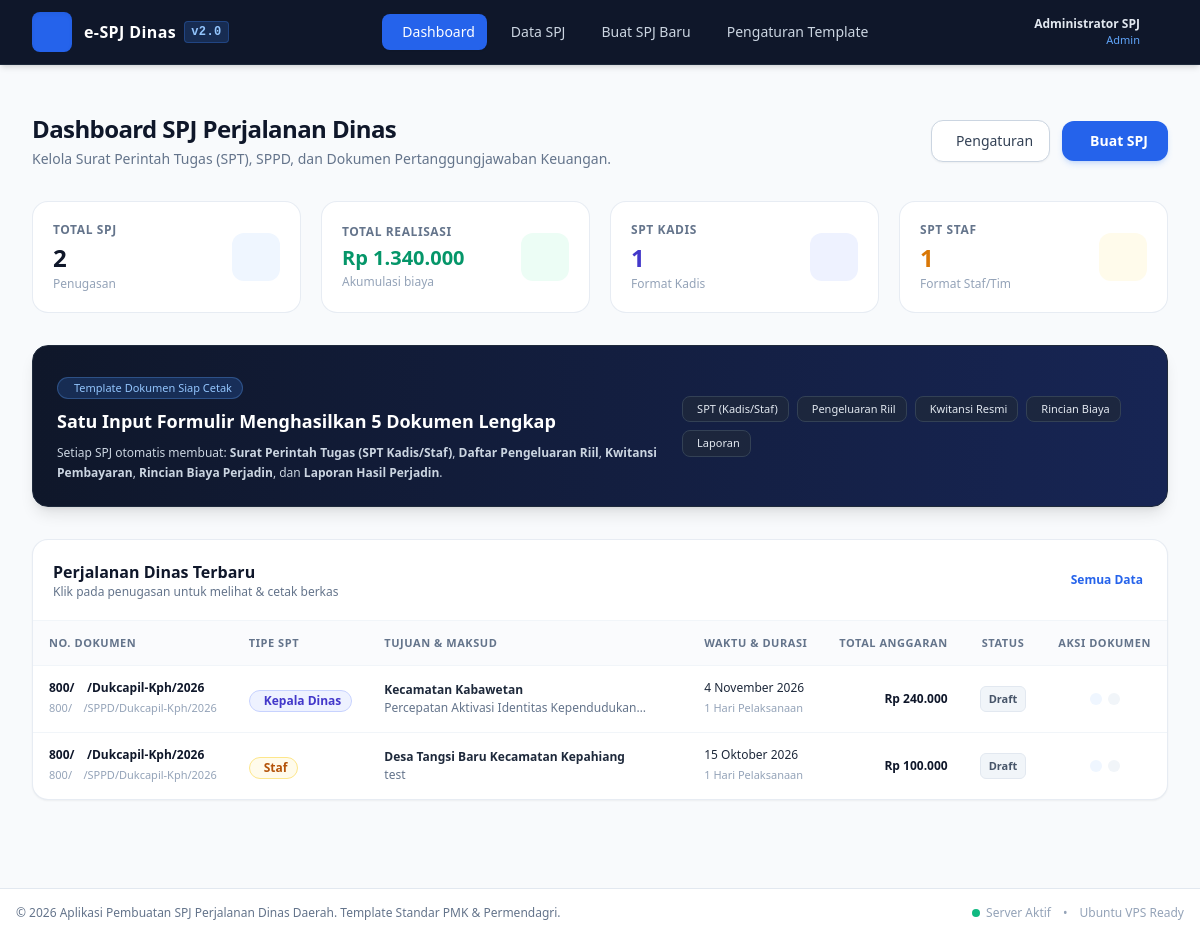
Page / (signed in) on the earlier database version.
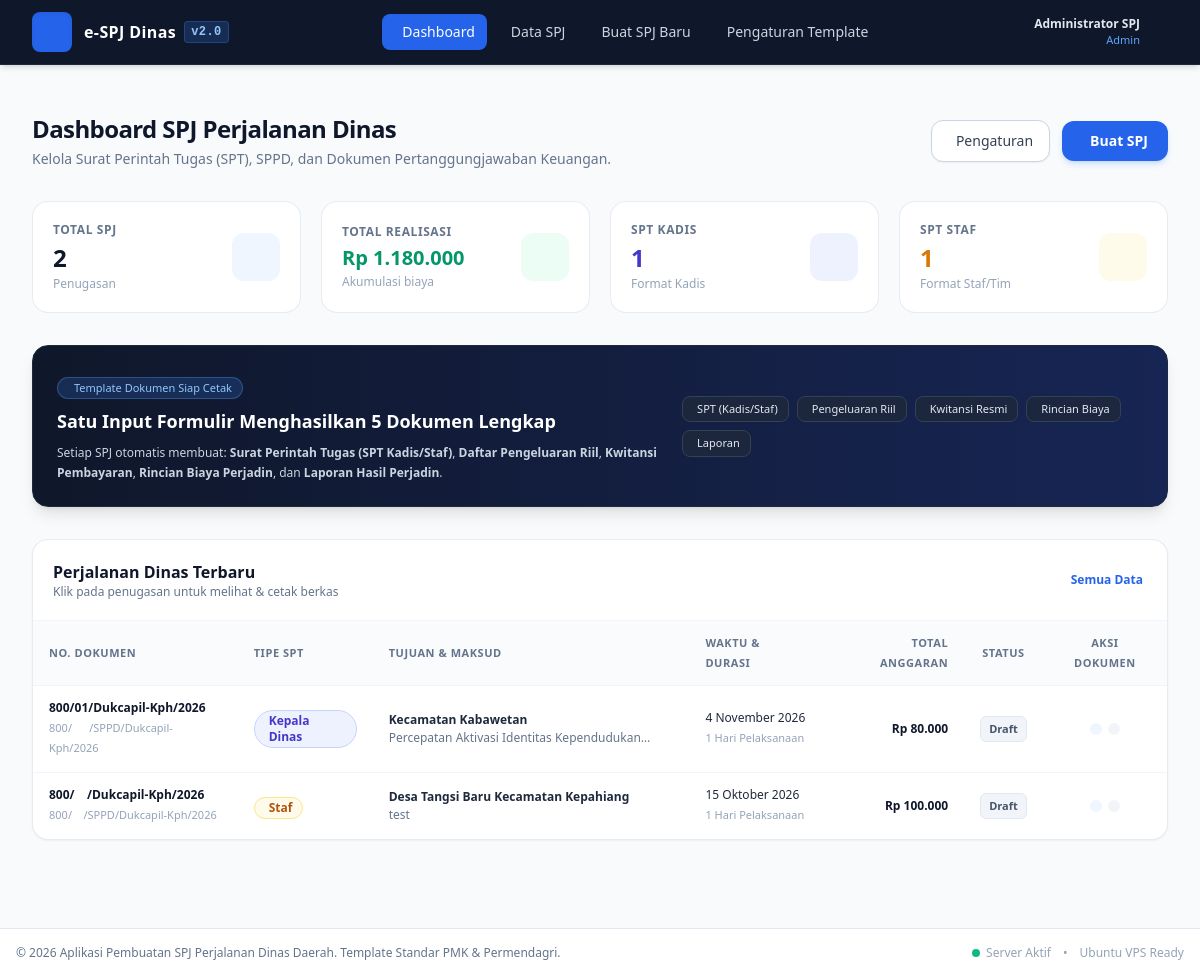
Same page on the later database version.
### tables this page shows
CREATE TABLE spj (
        id INTEGER PRIMARY KEY AUTOINCREMENT,
        nomor_spt TEXT,
        nomor_sppd TEXT,
        jenis_spt TEXT DEFAULT 'staf', -- 'kadis' or 'staf'
        tujuan TEXT NOT NULL,
        instansi_tujuan TEXT,
        maksud TEXT NOT NULL,
        dasar_hukum TEXT,
        tanggal_berangkat DATE NOT NULL,
        tanggal_pulang DATE NOT NULL,
        lama_hari INTEGER DEFAULT 1,
        tempat_berangkat TEXT DEFAULT 'Tempat Kedudukan',
        angkutan TEXT DEFAULT 'Pesawat Udara',
        mata_anggaran TEXT DEFAULT '5.1.02.04.01.0001 (Belanja Perjalanan Dinas Biasa)',
        status TEXT DEFAULT 'Draft', -- 'Draft', 'Disetujui', 'Selesai'
        created_at TIMESTAMP DEFAULT CURRENT_TIMESTAMP,
        updated_at TIMESTAMP DEFAULT CURRENT_TIMESTAMP
    , spt_penandatangan_nama TEXT, spt_penandatangan_nip TEXT, spt_penandatangan_pangkat TEXT, spt_penandatangan_jabatan TEXT, spt_penandatangan_an TEXT, tanggal_spt DATE);

### app.py (the view)
@app.route('/')
@login_required
def dashboard():
    conn = get_db()
    total_spj = conn.execute('SELECT COUNT(*) as c FROM spj').fetchone()['c']
    spj_kadis = conn.execute("SELECT COUNT(*) as c FROM spj WHERE jenis_spt = 'kadis'").fetchone()['c']
    spj_staf = conn.execute("SELECT COUNT(*) as c FROM spj WHERE jenis_spt = 'staf'").fetchone()['c']
    total_biaya_row = conn.execute('SELECT SUM(total) as s FROM spj_biaya').fetchone()
    total_biaya = total_biaya_row['s'] if total_biaya_row and total_biaya_row['s'] else 0
    recent_rows = conn.execute('''
        SELECT s.*,
            COALESCE((SELECT SUM(b.total) FROM spj_biaya b WHERE b.spj_id = s.id), 0) as total_biaya
        FROM spj s
        ORDER BY s.id DESC
        LIMIT 6
    ''').fetchall()
    conn.close()
    return render_template('dashboard.html',
        total_spj=total_spj,
        spj_kadis=spj_kadis,
        spj_staf=spj_staf,
        total_biaya=total_biaya,
        recent_spj=recent_rows
    )

### app.py (called while the page is built)
@app.context_processor
def inject_pegawai_list():
    return dict(pegawai_list=get_pegawai_list())

def login_required(f):
    @wraps(f)
    def decorated_function(*args, **kwargs):
        if 'user_id' not in session:
            flash('Silakan masuk (login) terlebih dahulu untuk mengakses sistem.', 'warning')
            return redirect(url_for('login', next=request.url))
        return f(*args, **kwargs)
    return decorated_function

### database.py (called while the page is built)
def get_db():
    conn = sqlite3.connect(DB_PATH)
    conn.row_factory = sqlite3.Row
    return conn

def get_pegawai_list():
    conn = get_db()
    rows = conn.execute('SELECT * FROM pegawai ORDER BY id ASC').fetchall()
    conn.close()
    return rows

### helpers.py (called while the page is built)
def format_rupiah(val):
    try:
        val = float(val or 0)
        return "Rp " + "{:,.0f}".format(val).replace(",", ".")
    except Exception:
        return "Rp 0"

def format_nomor_spasi(nomor):
    if not nomor:
        return ""
    s = str(nomor)
    if "800//" in s:
        s = s.replace("800//", "800/&nbsp;&nbsp;&nbsp;&nbsp;&nbsp;&nbsp;/")
    s = s.replace('\u00a0', '&nbsp;').replace(' ', '&nbsp;')
    return Markup(s)

### templates/dashboard.html (shortened to what the changed rows need)
{% extends "base.html" %}
{% block content %}
<div class="max-w-7xl mx-auto px-4 sm:px-6 lg:px-8 pt-6 sm:pt-8">
    <div class="flex flex-col md:flex-row md:items-center md:justify-between gap-4 mb-6 sm:mb-8">
        <div>
            <h1 class="text-xl sm:text-2xl font-bold text-slate-900 tracking-tight flex items-center gap-2">
                <span>Dashboard SPJ Perjalanan Dinas</span>
            </h1>
        </div>
    </div>
    <div class="grid grid-cols-2 lg:grid-cols-4 gap-3 sm:gap-5 mb-6 sm:mb-8">
        <div class="bg-white p-3.5 sm:p-5 rounded-2xl border border-slate-200/80 shadow-xs flex flex-col justify-between sm:flex-row sm:items-center">
            <div>
                <div class="text-[10px] sm:text-xs font-semibold uppercase text-slate-500 tracking-wider">Total Realisasi</div>
                <div class="text-sm sm:text-xl font-extrabold text-emerald-600 mt-0.5 sm:mt-1 truncate max-w-[130px] sm:max-w-none">{{ format_rupiah(total_biaya) }}</div>
                <div class="text-[10px] sm:text-xs text-slate-400 mt-0.5">Akumulasi biaya</div>
            </div>
        </div>
    </div>
    <div class="bg-white rounded-2xl border border-slate-200/80 shadow-sm overflow-hidden mb-6">
        <div class="p-4 sm:p-5 border-b border-slate-100 flex items-center justify-between">
            <div>
                <h2 class="text-sm sm:text-base font-bold text-slate-900">Perjalanan Dinas Terbaru</h2>
            </div>
        </div>
        <div class="hidden md:block overflow-x-auto">
            <table class="w-full text-left text-sm">
                <thead class="bg-slate-50/75 border-b border-slate-100 text-[11px] uppercase font-bold text-slate-500 tracking-wider">
                    <tr>
                        <th class="py-3 px-4">No. Dokumen</th>
                        <th class="py-3 px-4">Tipe SPT</th>
                        <th class="py-3 px-4">Tujuan & Maksud</th>
                        <th class="py-3 px-4">Waktu & Durasi</th>
                        <th class="py-3 px-4 text-right">Total Anggaran</th>
                        <th class="py-3 px-4 text-center">Status</th>
                        <th class="py-3 px-4 text-center">Aksi Dokumen</th>
                    </tr>
                </thead>
                <tbody class="divide-y divide-slate-100">
                    {% for item in recent_spj %}
                    <tr class="hover:bg-blue-50/40 transition">
                        <td class="py-3.5 px-4">
                            <div class="font-semibold text-slate-900 text-xs">{{ item.nomor_spt | format_nomor_spasi }}</div>
                            <div class="text-[11px] text-slate-400 mt-0.5">{{ item.nomor_sppd | format_nomor_spasi }}</div>
                        </td>
                        <td class="py-3.5 px-4">
                            {% if item.jenis_spt == 'kadis' %}
                                <span class="inline-flex items-center gap-1 px-2.5 py-0.5 rounded-full text-xs font-semibold bg-indigo-50 text-indigo-700 border border-indigo-200">
                                     Kepala Dinas
                                </span>
                            {% else %}
                                <span class="inline-flex items-center gap-1 px-2.5 py-0.5 rounded-full text-xs font-semibold bg-amber-50 text-amber-700 border border-amber-200">
                                    <i class="ph-bold ph-users text-[11px]"></i> Staf
                                </span>
                            {% endif %}
                        </td>
                        <td class="py-3.5 px-4 max-w-xs">
                            <div class="font-bold text-slate-800 text-xs">{{ item.tujuan }}</div>
                            <div class="text-xs text-slate-500 line-clamp-1 mt-0.5" title="{{ item.maksud }}">{{ item.maksud }}</div>
                        </td>
                        <td class="py-3.5 px-4 whitespace-nowrap">
                            <div class="text-xs text-slate-800">{{ format_tanggal(item.tanggal_berangkat) }}</div>
                            <div class="text-[11px] text-slate-400 mt-0.5 font-medium">{{ item.lama_hari }} Hari Pelaksanaan</div>
                        </td>
                        <td class="py-3.5 px-4 text-right whitespace-nowrap">
                            <div class="font-bold text-xs text-slate-900">{{ format_rupiah(item.total_biaya) }}</div>
                        </td>
                        <td class="py-3.5 px-4 text-center whitespace-nowrap">
                            <span class="inline-flex items-center px-2 py-0.5 rounded-md text-[11px] font-semibold
                                {% if item.status == 'Disetujui' %}bg-emerald-50 text-emerald-700 border border-emerald-200
                                {% elif item.status == 'Selesai' %}bg-blue-50 text-blue-700 border border-blue-200
                                {% else %}bg-slate-100 text-slate-600 border border-slate-200{% endif %}">
                                {{ item.status }}
                            </span>
                        </td>
                        <td class="py-3.5 px-4 text-center whitespace-nowrap">
                            <div class="flex items-center justify-center gap-1.5">
                                <a href="{{ url_for('spj_detail', spj_id=item.id) }}" class="p-1.5 rounded-lg bg-blue-50 text-blue-600 hover:bg-blue-100 transition" title="Lihat & Cetak Semua Dokumen">
                                </a>
                                <a href="{{ url_for('spj_edit', spj_id=item.id) }}" class="p-1.5 rounded-lg bg-slate-100 text-slate-600 hover:bg-slate-200 transition" title="Edit Data SPJ">
                                </a>
                            </div>
                        </td>
                    </tr>
                    {% else %}
                    <tr>
                        <td colspan="7" class="py-8 text-center text-slate-400 text-sm">
                            Belum ada data perjalanan dinas. Silakan buat SPJ baru.
                        </td>
                    </tr>
                    {% endfor %}
                </tbody>
            </table>
        </div>
    </div>
</div>
{% endblock %}

Differences in the rows shown:
changed spj "Kecamatan Kabawetan": nomor_spt "800/ /Dukcapil-Kph/2026" → "800/01/Dukcapil-Kph/2026"; total_biaya "Rp 240.000" → "Rp 80.000"
Other differences:
text no longer shown: "Rp 1.340.000"
text now shown: "Rp 1.180.000"
